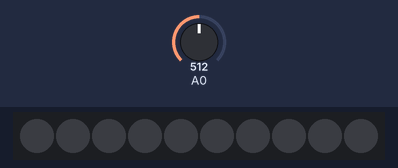
The sketch below on a simulated Arduino Uno, built with avr-gcc and run on an emulated ATmega328P. Shown: 10 RGB LEDs in strip order, left to right. The inputs (shaded band) are chosen by the test bench; at power-on: A0 = 512. What the sketch prints to the serial monitor is not drawn.

Above: at 1.2 s.
1.3 s: A0 set to 268
3.4 s: A0 set to 234
At 5.2 s:
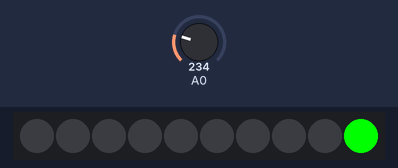
6.4 s: A0 set to 260
At 7.1 s:
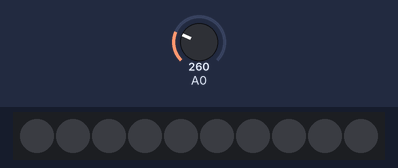
7.9 s: A0 set to 240
At 18.0 s:
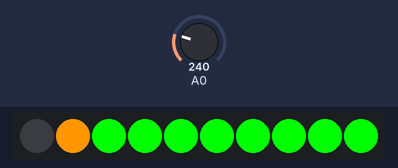
Timing chart, 0 to 19.5 s (numbered marks = the images above; inputs shaded):
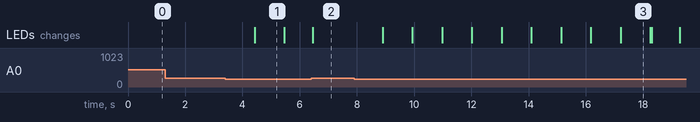

The sketch:

mobileCase.ino
```cpp
#include <Grove_LED_Bar.h>

Grove_LED_Bar bar(6, 5, 1, LED_BAR_10); // Clock pin, Data pin, Orientation
int leds = 0;
int dropTime = 0;
int ticker = 0;
void setup() {
    Serial.begin(9600);
    bar.begin();
}

void loop() {
    // Walk through the levels
    int lightValue = analogRead(A0);

    if (lightValue <= 250) {
        dropTime += 50;
    } else
    {
        Serial.println(dropTime);
        dropTime = 0;
    }
    leds = dropTime /1000;
    bar.setLevel(leds);
    if ( leds >= 10)
    {
        Serial.println("Nicedone!");
        dropTime = 0;
    }

    delay(50);
}
```

Measured:
- the behaviour switches between 251 and 250 on A0 (found by bisection; images 0 and 1)
- after the input at 1.3 s, every drawn part: stays the same
- after the input at 3.4 s, the LEDs: change after 1.0 s (image 1)
- after the input at 6.4 s, the LEDs: change after 0.05 s (image 2)
- after the input at 7.9 s, the LEDs: first change after 1.0 s (image 3 shows a later state)
- what the display in image 1 shows lasts 1.1 s, from 4.4 s to 5.5 s
